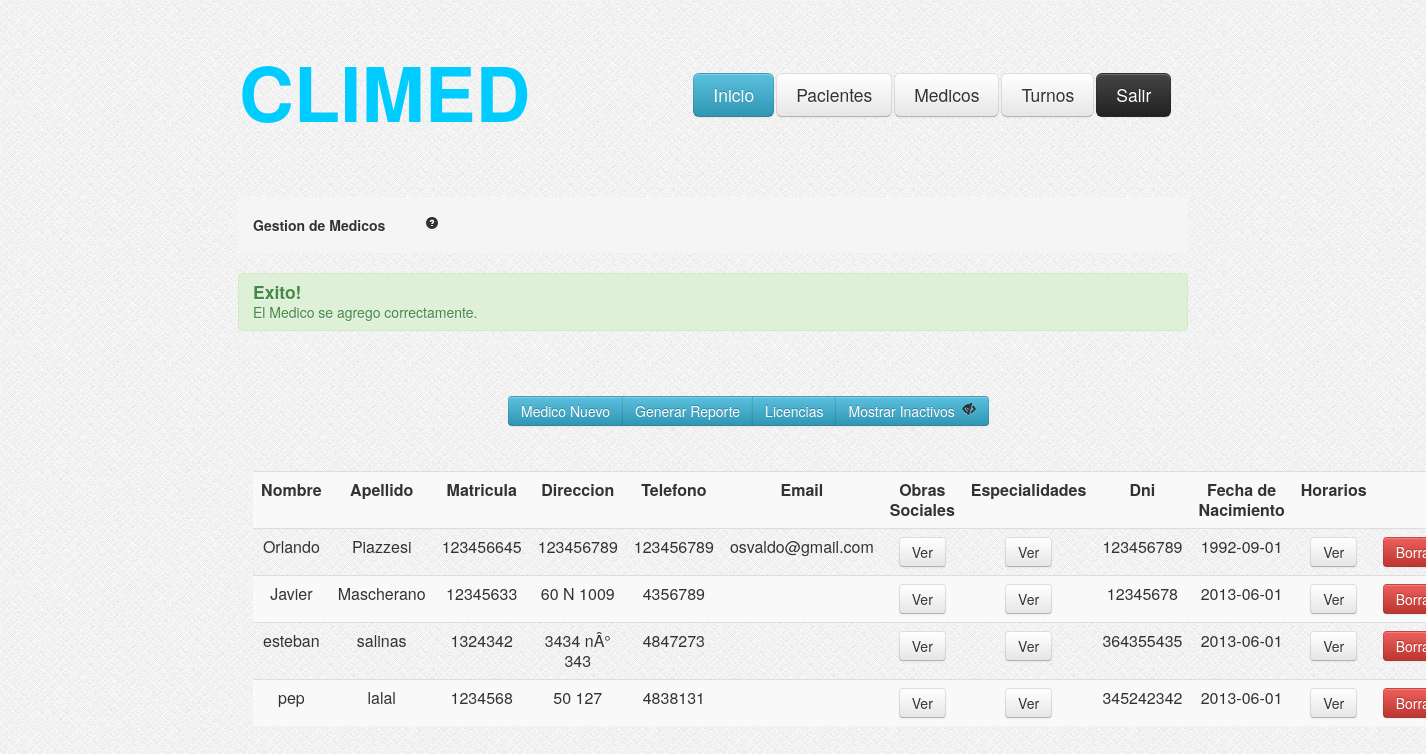
/GestionMedicos.php?Correcto=1, run on an earlier commit of the app's database.
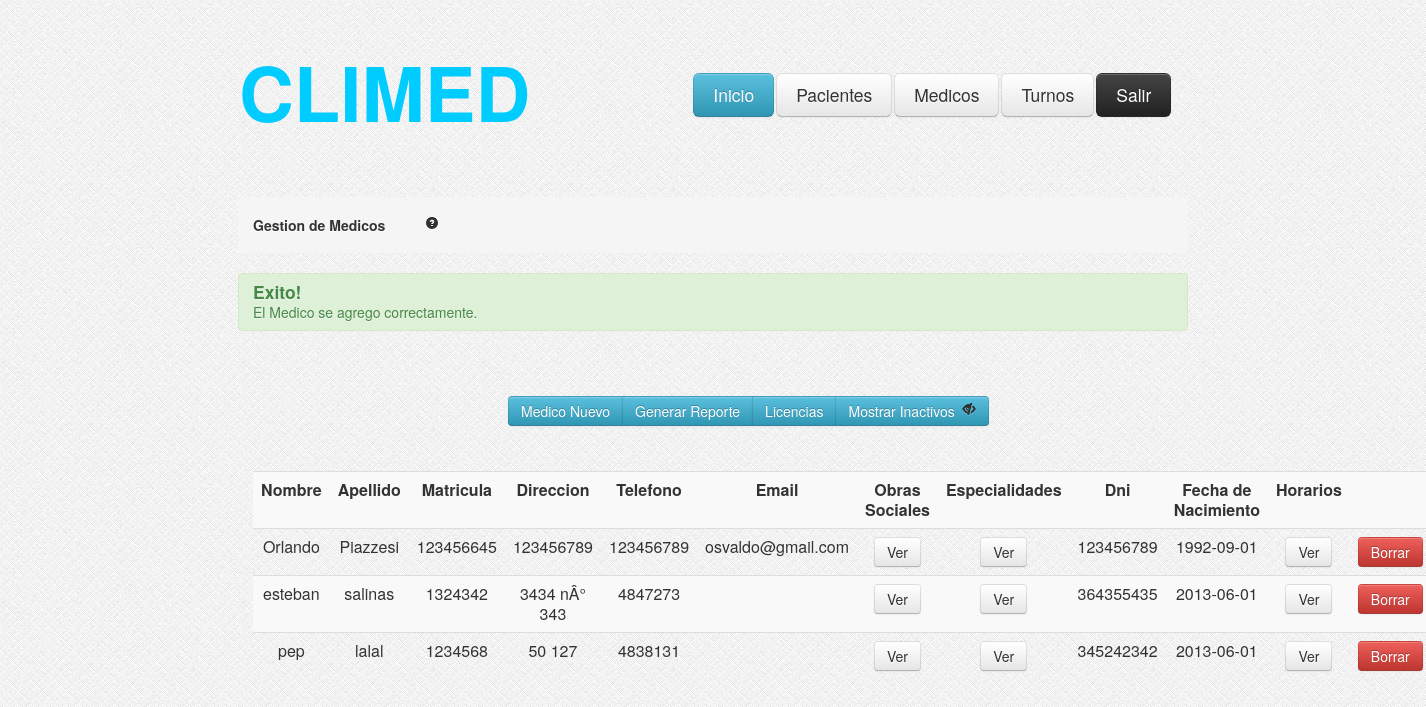
And on a later commit of the database.
### tables this page shows
CREATE TABLE IF NOT EXISTS `medicos` (
  `idmedico` int(11) NOT NULL AUTO_INCREMENT,
  `nombre` varchar(100) NOT NULL,
  `apellido` varchar(100) NOT NULL,
  `nromatricula` int(11) NOT NULL,
  `email` varchar(100) NOT NULL,
  `telefono` int(25) NOT NULL,
  `fechaNac` date NOT NULL,
  `dni` int(11) NOT NULL,
  `direccion` varchar(255) DEFAULT NULL,
  `activo` tinyint(1) NOT NULL DEFAULT '1',
  PRIMARY KEY (`idmedico`)
);

### GestionMedicos.php (the view, shortened to what this page needs)
<?php
	if (!isset($_GET['ojito'])) {
		$ojito=1;
	}else{
		$ojito=$_GET['ojito'];
	}
	$consulta = "SELECT * FROM medicos WHERE medicos.activo = ".$ojito." OR 0 = ".$ojito." ";
    $resultado = mysql_query($consulta);
?>
<head>
<link rel="stylesheet" type="text/css" href="css/estilo.css"/>
<link rel="stylesheet" type="text/css" href="css/bootstrap.css"/>
<link rel="stylesheet" type="text/css" href="css/bootstrap-responsive.css"/>
</head>
<body style="background-image:url('images/bg.png')">
	<?php include_once('header.php'); ?>
	<div class="encapsulador">
		<div class="contenedor">
			<ul class="breadcrumb">
				<li>
					<h5>Gestion de Medicos<a href="#" style="margin-left: 40px;"><i class="icon-question-sign"></i></a></h5>
				</li>
			</ul>
			<?php
				if(isset($_GET['Correcto'])){
					if($_GET['Correcto'] == 1){
						echo"<div class='alert alert-success'>
							<h4>Exito!</h4>
							El Medico se agrego correctamente.
							</div>";
					}
				}
			?>
			<div class="btn-group" style="margin-top: 45px; margin-left: 270;">
					<button class="btn btn-info" type="button" onclick="location.href='AltaMedicos.php'">Medico Nuevo</button>
					<button class="btn btn-info" type="button">Generar Reporte</button>
					<button class="btn btn-info" type="button" onclick="location.href='GestionLicencias.php'">Licencias</button>
					<button class="btn btn-info" type="button"
					<?php	if($ojito == 1){ ?>
								onclick="location.href='GestionMedicos.php?ojito=0'"> Mostrar Inactivos <i class="icon-eye-close" style="margin-left: 3px;"></i>
					<?php	} else { ?>
								onclick="location.href='GestionMedicos.php?ojito=1'"> Ocultar Inactivos <i class="icon-eye-open" style="margin-left: 3px;"></i>
					<?php	} ?>
					</button>
			</div>
			<div id="tabla-gestion-pacientes">
				<table class="table table-striped">
					<tr>
						<td><b>Nombre</b></td>
						<td><b>Apellido</b></td>
						<td><b>Matricula</b></td>
						<td><b>Direccion</b></td>
						<td><b>Telefono</b></td>
						<td><b>Email</b></td>
						<td><b>Obras Sociales</b></td>
						<td><b>Especialidades</b></td>
						<td><b>Dni</b></td>
						<td><b>Fecha de Nacimiento</b></td>
						<td><b>Horarios</b></td>
						<td></td>
					</tr>
			<?php while ($valor = mysql_fetch_array($resultado)) {	?>
					<tr>
						<td><?php echo $valor["nombre"]; ?></td>
						<td><?php echo $valor["apellido"]; ?></td>
						<td><?php echo $valor["nromatricula"]; ?></td>
						<td><?php echo $valor["direccion"]; ?></td>
						<td><?php echo $valor["telefono"]; ?></td>
						<td><?php echo $valor["email"]; ?></td>
						<?php
						$idmedico = $valor['idmedico'];
						?>
						<td><a data-toggle="modal" role="button" href="#obrasSocialesMedico<?php echo $idmedico; ?>" class="btn">Ver</a></td>
						<td><a data-toggle="modal" role="button" href="#especialidadesMedico<?php echo $idmedico; ?>" class="btn">Ver</a></td>
						<td><?php echo $valor["dni"]; ?></td>
						<td><?php echo $valor["fechaNac"]; ?></td>
						<td><a data-toggle="modal" role="button" href="#horariosMedico<?php echo $idmedico; ?>" class="btn">Ver</a></td>
						<?php
								if( $valor["activo"] == 1 ){
						?>
									<td><a data-toggle="modal" role="button" href="#borrar<?php echo $idmedico; ?>" class="btn btn-danger">Borrar</a></td>
						<?php	}else{ ?>
									<td><button class="btn btn-success" type="button" onclick="location.href='HabilitarMedico.php?idmedico=<?php echo $idmedico; ?> '">Habilitar</button></td>
						<?php	}  	?>
					</tr>
				<?php
				}
				?>
				</table>
			</div>
		</div>
	</div>
</body>
</html>

### header.php (shortened to what this page needs)
<div class="header">
<table style="margin-top: 40px; ">
	<tr>
	<td>
		<h3 style="font-size: 76px;margin-top: 30px; color: #00CCFF;">CLIMED</h3>
	</td>
	<td>
		<div class="menu">
			<table>
				<tr>
					<td><a href="index.php"><button class="btn btn-large btn-info" type="button">Inicio</button></a></td>
					<td><a href="GestionPacientes.php"><button class="btn btn-large" type="button">Pacientes</button></a></td>
					<td><a href="GestionMedicos.php"><button class="btn btn-large" type="button">Medicos</button></a></td>
					<td><a href="GestionTurnos.php"><button class="btn btn-large" type="button">Turnos</button></a></td>
					<td><a data-toggle="modal" role="button" href="#exit" class="btn btn-inverse btn-large">Salir</a></td>
				</tr>
			</table>
		</div>
	</td>
	</tr>
</table>
</div>

### css/estilo.css (style rules this page uses)
.header { width:950px; height:auto; margin: auto; }
.encapsulador { width:950px; height:auto; margin: auto; }
.menu { margin-top:27px; margin-left:160px; }
.contenedor { margin-top: 75px; }
#tabla-gestion-pacientes { margin-top: 45px; margin-left: 15px; margin-right: 15px; }

What changed in the data, as far as the page shows it:
no longer on this page (row edited): medicos: nombre "Javier", apellido "Mascherano", nromatricula "12345633", direccion "60 N 1009", telefono "4356789", dni "12345678", fechaNac "2013-06-01"
